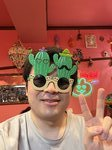
#> input picture app/img/ikeryo.jpg, 112 x 150 px
$ python -i robustness_augmentation.py   (imports and definitions only)
#> lines starting #> are read from the running program, lines starting #| are printed output that depends on the picture
#> further down, picture is the input picture: shape (150, 112, 3); mean B, G, R 84.4, 101.9, 161.4
"""
Robustness Test Augmentation Utilities

Provides image transformations for robustness testing:
- Brightness/lighting variation
- Shadow injection
- Occlusion simulation
- Similar object generation (Hue rotation)
"""

import cv2
import numpy as np
from dataclasses import dataclass
from typing import List, Tuple, Optional
from pathlib import Path


@dataclass
class AugmentationResult:
    """Result of an augmentation operation."""
    image: np.ndarray
    name: str
    description: str
    params: dict


class RobustnessAugmentor:
    """
    Generates augmented images for robustness testing.

    Supports:
    - Brightness variation (lighting changes)
    - Shadow injection (random shadows on objects)
    - Occlusion simulation (random overlapping objects)
    - Hue rotation (similar object generation)
    """

    def __init__(self, seed: int = 42):
        """Initialize augmentor with random seed for reproducibility."""
        self.rng = np.random.RandomState(seed)

    # =========================================================================
    # Brightness / Lighting Variation
    # =========================================================================

    def adjust_brightness(self, image: np.ndarray, factor: float) -> np.ndarray:
        """
        Adjust image brightness.

        Args:
            image: BGR image
            factor: Brightness factor (0.0 = black, 1.0 = original, 2.0 = double)

        Returns:
            Adjusted BGR image
        """
        hsv = cv2.cvtColor(image, cv2.COLOR_BGR2HSV).astype(np.float32)
        hsv[:, :, 2] = np.clip(hsv[:, :, 2] * factor, 0, 255)
        return cv2.cvtColor(hsv.astype(np.uint8), cv2.COLOR_HSV2BGR)

    def generate_brightness_variants(
        self,
        image: np.ndarray,
        factors: List[float] = None
    ) -> List[AugmentationResult]:
        """
        Generate brightness variants of an image.

        Args:
            image: BGR image
            factors: List of brightness factors (default: [0.3, 0.5, 0.7, 1.0, 1.3, 1.5, 1.8])

        Returns:
            List of AugmentationResult
        """
        if factors is None:
            factors = [0.3, 0.5, 0.7, 1.0, 1.3, 1.5, 1.8]

        results = []
        for factor in factors:
            aug_image = self.adjust_brightness(image, factor)

            if factor < 1.0:
                name = f"Dark ({int(factor * 100)}%)"
                desc = f"Reduced brightness to {int(factor * 100)}%"
            elif factor > 1.0:
                name = f"Bright ({int(factor * 100)}%)"
                desc = f"Increased brightness to {int(factor * 100)}%"
            else:
                name = "Original"
                desc = "Original brightness"

            results.append(AugmentationResult(
                image=aug_image,
                name=name,
                description=desc,
                params={"brightness_factor": factor}
            ))
#> this loop made 7 passes
#> pass 1, in adjust_brightness, `hsv = cv2.cvtColor(image, cv2.COLOR_BGR2HSV).astype(np.float32)`:
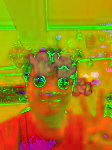
#> hsv: shape (150, 112, 3) float32; mean B, G, R 16.4, 133, 164.7
#> after the loop:
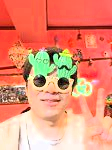
#> aug_image: shape (150, 112, 3); mean B, G, R 116.6, 142.8, 231.3
#> after the loop, results = 7 items

        return results

    # =========================================================================
    # Shadow Injection
    # =========================================================================

    def inject_shadow(
        self,
        image: np.ndarray,
        intensity: float = 0.5,
        num_shadows: int = 1,
        shadow_type: str = "random"
    ) -> np.ndarray:
        """
        Inject shadows onto an image.

        Args:
            image: BGR image
            intensity: Shadow darkness (0.0 = invisible, 1.0 = black)
            num_shadows: Number of shadow regions
            shadow_type: "random", "diagonal", "circular"

        Returns:
            Image with shadows
        """
        result = image.copy()
        h, w = image.shape[:2]

        for _ in range(num_shadows):
            if shadow_type == "diagonal":
                # Diagonal shadow across the image
                mask = self._create_diagonal_shadow_mask(h, w)
            elif shadow_type == "circular":
                # Circular shadow
                mask = self._create_circular_shadow_mask(h, w)
            else:  # random
                # Random polygon shadow
                mask = self._create_random_shadow_mask(h, w)

            # Apply shadow (darken the masked region)
            shadow_factor = 1.0 - intensity
            for c in range(3):
                result[:, :, c] = np.where(
                    mask > 0,
                    (result[:, :, c] * shadow_factor).astype(np.uint8),
                    result[:, :, c]
                )

        return result

    def _create_random_shadow_mask(self, h: int, w: int) -> np.ndarray:
        """Create a random polygon shadow mask."""
        mask = np.zeros((h, w), dtype=np.uint8)

        # Generate random polygon vertices
        num_vertices = self.rng.randint(3, 7)
        vertices = []

        # Start from a random edge
        start_x = self.rng.randint(0, w)
        start_y = 0
        vertices.append([start_x, start_y])

        # Add random intermediate points
        for _ in range(num_vertices - 2):
            x = self.rng.randint(0, w)
            y = self.rng.randint(0, h)
            vertices.append([x, y])

        # End at another edge
        end_x = self.rng.randint(0, w)
        end_y = h
        vertices.append([end_x, end_y])

        pts = np.array(vertices, np.int32).reshape((-1, 1, 2))
        cv2.fillPoly(mask, [pts], 255)

        # Apply Gaussian blur for soft edges
        mask = cv2.GaussianBlur(mask, (51, 51), 0)

        return mask

    def _create_diagonal_shadow_mask(self, h: int, w: int) -> np.ndarray:
        """Create a diagonal shadow mask."""
        mask = np.zeros((h, w), dtype=np.uint8)

        # Random diagonal direction
        if self.rng.rand() > 0.5:
            pts = np.array([[0, 0], [w, 0], [w, h // 2], [0, h]], np.int32)
        else:
            pts = np.array([[0, h // 2], [w, 0], [w, h], [0, h]], np.int32)

        pts = pts.reshape((-1, 1, 2))
        cv2.fillPoly(mask, [pts], 255)
        mask = cv2.GaussianBlur(mask, (101, 101), 0)

        return mask

    def _create_circular_shadow_mask(self, h: int, w: int) -> np.ndarray:
        """Create a circular shadow mask."""
        mask = np.zeros((h, w), dtype=np.uint8)

        # Random center and radius
        cx = self.rng.randint(w // 4, 3 * w // 4)
        cy = self.rng.randint(h // 4, 3 * h // 4)
        radius = self.rng.randint(min(h, w) // 4, min(h, w) // 2)

        cv2.circle(mask, (cx, cy), radius, 255, -1)
        mask = cv2.GaussianBlur(mask, (101, 101), 0)

        return mask

    def generate_shadow_variants(
        self,
        image: np.ndarray,
        intensities: List[float] = None
    ) -> List[AugmentationResult]:
        """
        Generate shadow variants of an image.

        Args:
            image: BGR image
            intensities: List of shadow intensities (default: [0.2, 0.4, 0.6])

        Returns:
            List of AugmentationResult
        """
        if intensities is None:
            intensities = [0.2, 0.4, 0.6]

        results = []
        shadow_types = ["random", "diagonal", "circular"]

        for intensity in intensities:
            for shadow_type in shadow_types:
                aug_image = self.inject_shadow(
                    image,
                    intensity=intensity,
                    shadow_type=shadow_type
                )

                level = "Light" if intensity < 0.4 else "Medium" if intensity < 0.6 else "Heavy"

                results.append(AugmentationResult(
                    image=aug_image,
                    name=f"{level} {shadow_type.capitalize()} Shadow",
                    description=f"{shadow_type.capitalize()} shadow with {int(intensity * 100)}% intensity",
                    params={"shadow_intensity": intensity, "shadow_type": shadow_type}
                ))
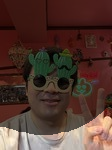
#> aug_image: shape (150, 112, 3); mean B, G, R 47.3, 55.7, 81.9
#> after the loop, results = 9 items

        return results

    # =========================================================================
    # Occlusion Simulation
    # =========================================================================

    def inject_occlusion(
        self,
        image: np.ndarray,
        occlusion_ratio: float = 0.3,
        occlusion_type: str = "rectangle",
        color: Tuple[int, int, int] = None
    ) -> np.ndarray:
        """
        Inject occlusion onto an image.

        Args:
            image: BGR image
            occlusion_ratio: Ratio of image to occlude (0.0 - 1.0)
            occlusion_type: "rectangle", "random", "edge"
            color: Occlusion color (default: random gray)

        Returns:
            Image with occlusion
        """
        result = image.copy()
        h, w = image.shape[:2]

        if color is None:
            # Random gray color (simulating another object)
            gray = self.rng.randint(50, 200)
            color = (gray, gray, gray)

        if occlusion_type == "rectangle":
            # Random rectangle occlusion
            occ_w = int(w * occlusion_ratio)
            occ_h = int(h * occlusion_ratio)
            x = self.rng.randint(0, max(1, w - occ_w))
            y = self.rng.randint(0, max(1, h - occ_h))
            cv2.rectangle(result, (x, y), (x + occ_w, y + occ_h), color, -1)

        elif occlusion_type == "edge":
            # Occlusion from edge (simulating object partially out of frame)
            edge = self.rng.choice(["top", "bottom", "left", "right"])
            occ_size = int(min(h, w) * occlusion_ratio)

            if edge == "top":
                cv2.rectangle(result, (0, 0), (w, occ_size), color, -1)
            elif edge == "bottom":
                cv2.rectangle(result, (0, h - occ_size), (w, h), color, -1)
            elif edge == "left":
                cv2.rectangle(result, (0, 0), (occ_size, h), color, -1)
            else:  # right
                cv2.rectangle(result, (w - occ_size, 0), (w, h), color, -1)

        else:  # random polygon
            num_vertices = self.rng.randint(4, 8)
            cx = self.rng.randint(w // 4, 3 * w // 4)
            cy = self.rng.randint(h // 4, 3 * h // 4)
            radius = int(min(h, w) * occlusion_ratio / 2)

            angles = np.linspace(0, 2 * np.pi, num_vertices, endpoint=False)
            angles += self.rng.rand(num_vertices) * 0.5  # Add randomness
            radii = radius * (0.7 + 0.6 * self.rng.rand(num_vertices))

            vertices = []
            for angle, r in zip(angles, radii):
                x = int(cx + r * np.cos(angle))
                y = int(cy + r * np.sin(angle))
                vertices.append([x, y])

            pts = np.array(vertices, np.int32).reshape((-1, 1, 2))
            cv2.fillPoly(result, [pts], color)

        return result

    def generate_occlusion_variants(
        self,
        image: np.ndarray,
        ratios: List[float] = None
    ) -> List[AugmentationResult]:
        """
        Generate occlusion variants of an image.

        Args:
            image: BGR image
            ratios: List of occlusion ratios (default: [0.1, 0.2, 0.3, 0.4])

        Returns:
            List of AugmentationResult
        """
        if ratios is None:
            ratios = [0.1, 0.2, 0.3, 0.4]

        results = []
        occlusion_types = ["rectangle", "edge", "random"]

        for ratio in ratios:
            for occ_type in occlusion_types:
                aug_image = self.inject_occlusion(
                    image,
                    occlusion_ratio=ratio,
                    occlusion_type=occ_type
                )

                level = "Minor" if ratio < 0.2 else "Moderate" if ratio < 0.35 else "Severe"

                results.append(AugmentationResult(
                    image=aug_image,
                    name=f"{level} {occ_type.capitalize()} Occlusion",
                    description=f"{occ_type.capitalize()} occlusion covering {int(ratio * 100)}% of image",
                    params={"occlusion_ratio": ratio, "occlusion_type": occ_type}
                ))
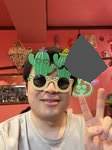
#> aug_image: shape (150, 112, 3); mean B, G, R 86, 102.3, 156
#> after the loop, results = 12 items

        return results

    # =========================================================================
    # Hue Rotation (Similar Object Generation)
    # =========================================================================

    def rotate_hue(self, image: np.ndarray, angle: int) -> np.ndarray:
        """
        Rotate hue of an image in HSV color space.

        Args:
            image: BGR image
            angle: Hue rotation angle in degrees (0-360)

        Returns:
            Hue-rotated BGR image
        """
        hsv = cv2.cvtColor(image, cv2.COLOR_BGR2HSV).astype(np.float32)

        # OpenCV uses 0-180 for Hue
        hsv[:, :, 0] = (hsv[:, :, 0] + angle / 2) % 180

        return cv2.cvtColor(hsv.astype(np.uint8), cv2.COLOR_HSV2BGR)

    def generate_hue_variants(
        self,
        image: np.ndarray,
        angles: List[int] = None
    ) -> List[AugmentationResult]:
        """
        Generate hue-rotated variants of an image (similar objects).

        Args:
            image: BGR image
            angles: List of hue rotation angles (default: [30, 60, 90, 120, 150, 180])

        Returns:
            List of AugmentationResult
        """
        if angles is None:
            angles = [0, 30, 60, 90, 120, 150, 180]

        results = []
        for angle in angles:
            aug_image = self.rotate_hue(image, angle)

            if angle == 0:
                name = "Original"
                desc = "Original hue"
            else:
                name = f"Hue +{angle}"
                desc = f"Hue rotated by {angle} degrees"

            results.append(AugmentationResult(
                image=aug_image,
                name=name,
                description=desc,
                params={"hue_angle": angle}
            ))
#> this loop made 7 passes
#> pass 2, in generate_hue_variants, `aug_image = self.rotate_hue(image, angle)`:
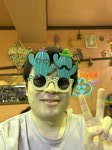
#> aug_image: shape (150, 112, 3); mean B, G, R 85.3, 139.4, 160.3
#> pass 3, in generate_hue_variants, `aug_image = self.rotate_hue(image, angle)`:
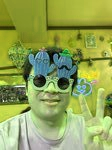
#> aug_image: shape (150, 112, 3); mean B, G, R 86.5, 163.8, 145.9
#> after the loop:
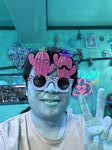
#> aug_image: shape (150, 112, 3); mean B, G, R 163.8, 145.9, 86.5
#> after the loop, results = 7 items

        return results

    # [27 lines left out: function extract_object_from_bbox, not called in this run]

    # =========================================================================
    # Batch Processing
    # =========================================================================

    def run_full_robustness_test(
        self,
        image: np.ndarray,
        include_brightness: bool = True,
        include_shadow: bool = True,
        include_occlusion: bool = True,
        include_hue: bool = True
    ) -> dict:
        """
        Run all robustness tests on an image.

        Args:
            image: BGR image
            include_*: Flags to include specific test types

        Returns:
            Dictionary with test category -> List[AugmentationResult]
        """
        results = {}

        if include_brightness:
            results["brightness"] = self.generate_brightness_variants(image)

        if include_shadow:
            results["shadow"] = self.generate_shadow_variants(image)

        if include_occlusion:
            results["occlusion"] = self.generate_occlusion_variants(image)

        if include_hue:
            results["hue"] = self.generate_hue_variants(image)

        return results


# [36 lines left out: function load_annotations_from_yolo, not called in this run]

>>> import cv2
>>> picture = cv2.imread('../img/ikeryo.jpg')
>>> result = RobustnessAugmentor().run_full_robustness_test(picture)
#> result = 4 items
